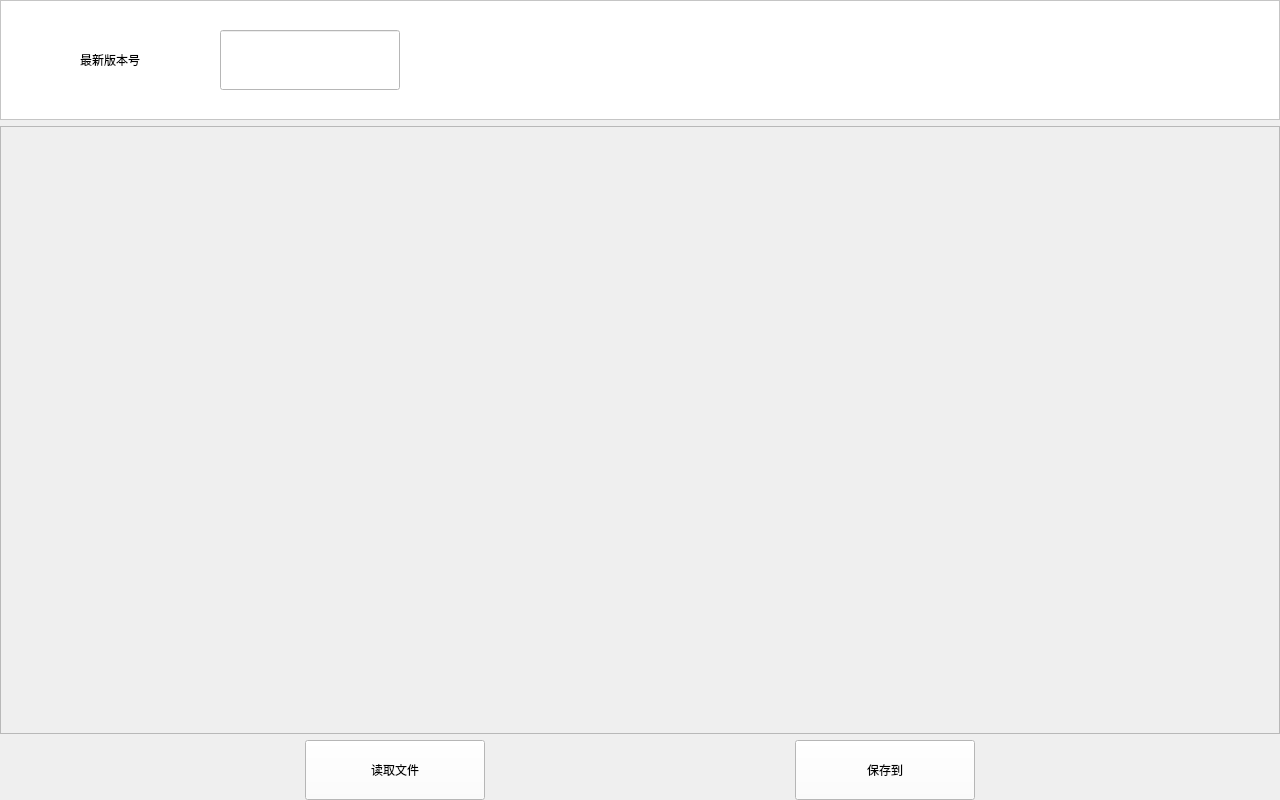
<?xml version="1.0" encoding="UTF-8"?>
<ui version="4.0">
 <class>Form</class>
 <widget class="QWidget" name="Form">
  <property name="geometry">
   <rect>
    <x>0</x>
    <y>0</y>
    <width>1280</width>
    <height>800</height>
   </rect>
  </property>
  <property name="windowTitle">
   <string>Form</string>
  </property>
  <layout class="QFormLayout" name="formLayout">
   <property name="horizontalSpacing">
    <number>0</number>
   </property>
   <property name="verticalSpacing">
    <number>0</number>
   </property>
   <property name="leftMargin">
    <number>0</number>
   </property>
   <property name="topMargin">
    <number>0</number>
   </property>
   <property name="rightMargin">
    <number>0</number>
   </property>
   <property name="bottomMargin">
    <number>0</number>
   </property>
   <item row="0" column="1">
    <layout class="QVBoxLayout" name="verticalLayout">
     <property name="spacing">
      <number>6</number>
     </property>
     <item>
      <widget class="QFrame" name="frame">
       <property name="minimumSize">
        <size>
         <width>0</width>
         <height>120</height>
        </size>
       </property>
       <property name="maximumSize">
        <size>
         <width>16777215</width>
         <height>120</height>
        </size>
       </property>
       <property name="styleSheet">
        <string notr="true">background-color: rgb(255, 255, 255);</string>
       </property>
       <property name="frameShape">
        <enum>QFrame::StyledPanel</enum>
       </property>
       <property name="frameShadow">
        <enum>QFrame::Raised</enum>
       </property>
       <widget class="QLabel" name="label">
        <property name="geometry">
         <rect>
          <x>20</x>
          <y>30</y>
          <width>180</width>
          <height>60</height>
         </rect>
        </property>
        <property name="styleSheet">
         <string notr="true">font: 18pt &quot;微软雅黑&quot;;</string>
        </property>
        <property name="text">
         <string>最新版本号</string>
        </property>
        <property name="alignment">
         <set>Qt::AlignCenter</set>
        </property>
       </widget>
       <widget class="QLineEdit" name="latest_version">
        <property name="geometry">
         <rect>
          <x>220</x>
          <y>30</y>
          <width>180</width>
          <height>60</height>
         </rect>
        </property>
        <property name="styleSheet">
         <string notr="true">font: 18pt &quot;微软雅黑&quot;;
color: rgb(0, 0, 255);</string>
        </property>
        <property name="alignment">
         <set>Qt::AlignCenter</set>
        </property>
       </widget>
      </widget>
     </item>
     <item>
      <widget class="QScrollArea" name="scrollArea">
       <property name="widgetResizable">
        <bool>true</bool>
       </property>
       <property name="alignment">
        <set>Qt::AlignLeading|Qt::AlignLeft|Qt::AlignVCenter</set>
       </property>
       <widget class="QWidget" name="content">
        <property name="geometry">
         <rect>
          <x>0</x>
          <y>0</y>
          <width>1276</width>
          <height>602</height>
         </rect>
        </property>
        <property name="minimumSize">
         <size>
          <width>0</width>
          <height>0</height>
         </size>
        </property>
       </widget>
      </widget>
     </item>
     <item>
      <layout class="QHBoxLayout" name="horizontalLayout">
       <item>
        <spacer name="horizontalSpacer_2">
         <property name="orientation">
          <enum>Qt::Horizontal</enum>
         </property>
         <property name="sizeHint" stdset="0">
          <size>
           <width>40</width>
           <height>20</height>
          </size>
         </property>
        </spacer>
       </item>
       <item>
        <widget class="QPushButton" name="open_to">
         <property name="minimumSize">
          <size>
           <width>180</width>
           <height>60</height>
          </size>
         </property>
         <property name="maximumSize">
          <size>
           <width>180</width>
           <height>60</height>
          </size>
         </property>
         <property name="styleSheet">
          <string notr="true">font: 18pt &quot;微软雅黑&quot;;
background-color: rgb(255, 255, 255);</string>
         </property>
         <property name="text">
          <string>读取文件</string>
         </property>
        </widget>
       </item>
       <item>
        <spacer name="horizontalSpacer">
         <property name="orientation">
          <enum>Qt::Horizontal</enum>
         </property>
         <property name="sizeHint" stdset="0">
          <size>
           <width>40</width>
           <height>20</height>
          </size>
         </property>
        </spacer>
       </item>
       <item>
        <widget class="QPushButton" name="save_to">
         <property name="minimumSize">
          <size>
           <width>180</width>
           <height>60</height>
          </size>
         </property>
         <property name="styleSheet">
          <string notr="true">font: 18pt &quot;微软雅黑&quot;;
background-color: rgb(255, 255, 255);</string>
         </property>
         <property name="text">
          <string>保存到</string>
         </property>
        </widget>
       </item>
       <item>
        <spacer name="horizontalSpacer_3">
         <property name="orientation">
          <enum>Qt::Horizontal</enum>
         </property>
         <property name="sizeHint" stdset="0">
          <size>
           <width>40</width>
           <height>20</height>
          </size>
         </property>
        </spacer>
       </item>
      </layout>
     </item>
    </layout>
   </item>
  </layout>
 </widget>
 <resources/>
 <connections/>
</ui>
